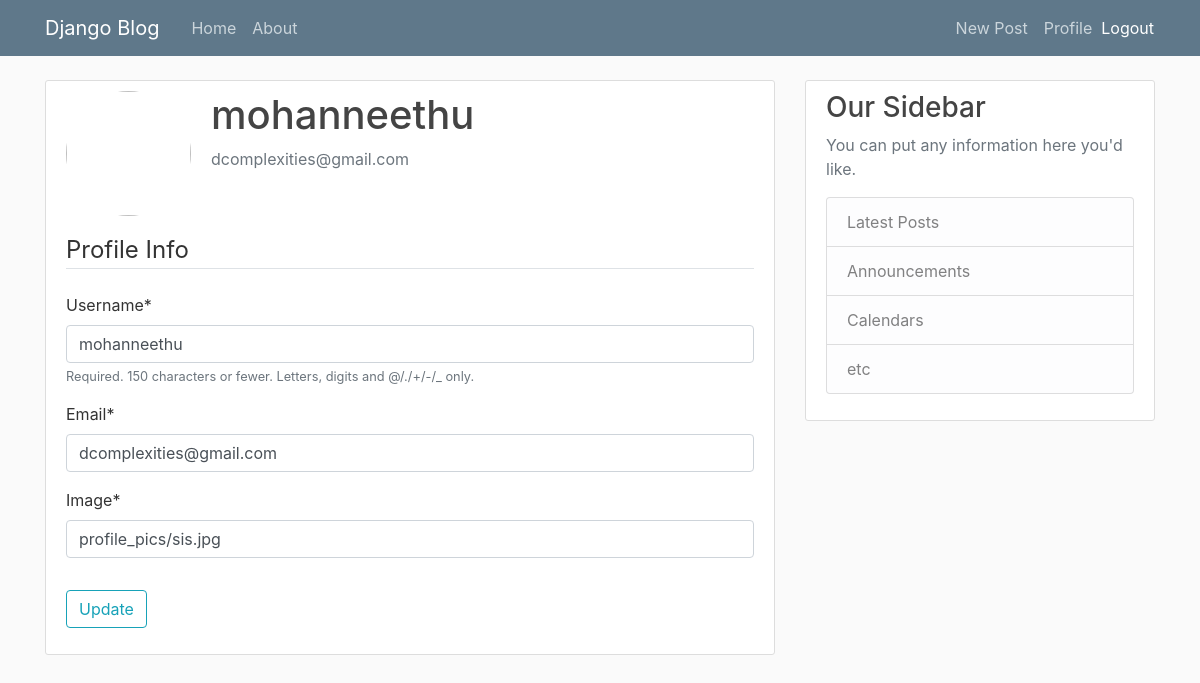
/profile/ (signed in), run on an earlier commit of the app's database.
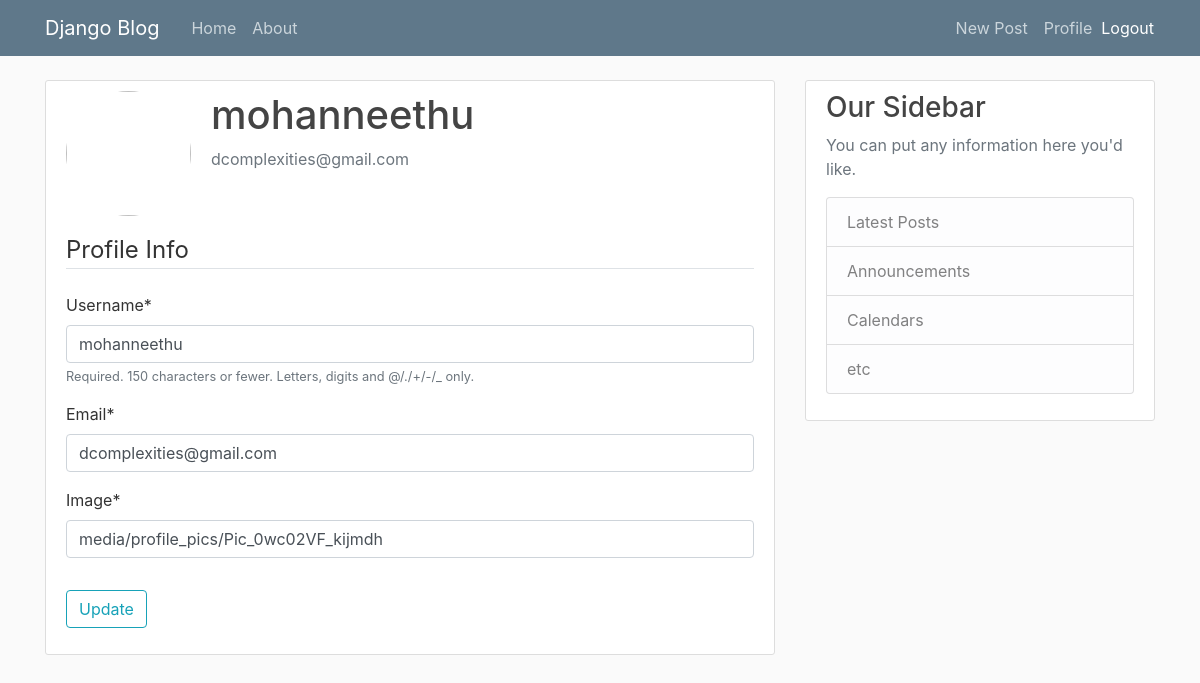
And on a later commit of the database.
### users/models.py (models this page shows, shortened)
class Profile(models.Model):
    user = models.OneToOneField(User, on_delete=models.CASCADE)
    image = CloudinaryField('image', default='media/default_nhoexz.jpg')

### users/views.py (the view)
# urls.py: path('profile/', user_views.profile, name='profile'),
@login_required
def profile(request):
    if request.method == 'POST':
        u_form = UserUpdateForm(request.POST, instance=request.user)
        p_form = ProfileUpdateForm(request.POST,
                                   request.FILES,
                                   instance=request.user.profile)
        if u_form.is_valid() and p_form.is_valid():
            u_form.save()
            p_form.save()
            messages.success(request, f'Your account has been updated!')
            return redirect('profile')
    else:
        u_form = UserUpdateForm(instance=request.user)
        p_form = ProfileUpdateForm(instance=request.user.profile)
    context = {
        'u_form': u_form,
        'p_form': p_form
    }
    return render(request, 'users/profile.html', context)

### users/forms.py
class UserUpdateForm(forms.ModelForm):
    email = forms.EmailField()
    class Meta:
        model = User
        fields = ['username', 'email']

class ProfileUpdateForm(forms.ModelForm):
    class Meta:
        model = Profile
        fields = ['image']

### users/templates/users/profile.html (shortened to what this page needs)
{% extends "blog/base.html" %}
{% load crispy_forms_tags %}
{% block content %}
    <div class="content-section">
      <div class="media">
        <img class="rounded-circle account-img" src="{{ user.profile.image.url }}">
        <div class="media-body">
          <h2 class="account-heading">{{ user.username }}</h2>
          <p class="text-secondary">{{ user.email }}</p>
        </div>
      </div>
      <form method="POST" enctype="multipart/form-data">
          <fieldset class="form-group">
              <legend class="border-bottom mb-4">Profile Info</legend>
              {{ u_form|crispy }}
              {{ p_form|crispy }}
          </fieldset>
          <div class="form-group">
              <button class="btn btn-outline-info" type="submit">Update</button>
          </div>
      </form>
    </div>
{% endblock content %}

### blog/templates/blog/base.html (shortened to what this page needs)
{% load static %}
<!DOCTYPE html>
<html>
<head>
    <link rel="stylesheet" href="https://maxcdn.bootstrapcdn.com/bootstrap/4.0.0/css/bootstrap.min.css">
    <link rel="stylesheet" type="text/css" href="{% static 'blog/main.css' %}">
</head>
<body>
    <header class="site-header">
      <nav class="navbar navbar-expand-md navbar-dark bg-steel fixed-top">
        <div class="container">
          <a class="navbar-brand mr-4" href="{% url 'blog-home' %}">Django Blog</a>
          <div class="collapse navbar-collapse" id="navbarToggle">
            <div class="navbar-nav mr-auto">
              <a class="nav-item nav-link" href="{% url 'blog-home' %}">Home</a>
              <a class="nav-item nav-link" href="{% url 'blog-about' %}">About</a>
            </div>
            <div class="navbar-nav">
{% if user.is_authenticated %}
  <div class="nav-item d-flex align-items-center">
    <a class="nav-link" href="{% url 'post-create' %}">New Post</a>
    <a class="nav-link" href="{% url 'profile' %}">Profile</a>
    <form method="POST" action="{% url 'logout' %}" class="m-0 p-0" style="display: inline;">
      <button type="submit" class="nav-link btn btn-link m-0 p-0"
              style="color: #fff; text-decoration: none;">
        Logout
      </button>
    </form>
  </div>
{% else %}
  <a class="nav-item nav-link" href="{% url 'login' %}">Login</a>
  <a class="nav-item nav-link" href="{% url 'register' %}">Register</a>
{% endif %}
            </div>
          </div>
        </div>
      </nav>
    </header>
    <main role="main" class="container">
      <div class="row">
        <div class="col-md-8">
          {% block content %}{% endblock %}
        </div>
        <div class="col-md-4">
          <div class="content-section">
            <h3>Our Sidebar</h3>
            <p class='text-muted'>You can put any information here you'd like.
              <ul class="list-group">
                <li class="list-group-item list-group-item-light">Latest Posts</li>
                <li class="list-group-item list-group-item-light">Announcements</li>
                <li class="list-group-item list-group-item-light">Calendars</li>
                <li class="list-group-item list-group-item-light">etc</li>
              </ul>
            </p>
          </div>
        </div>
      </div>
    </main>
</body>
</html>

### blog/static/blog/main.css (style rules this page uses)
body { background: #fafafa; color: #333333; margin-top: 5rem; }
h1, h2, h3, h4, h5, h6 { color: #444444; }
ul { margin: 0; }
.bg-steel { background-color: #5f788a; }
.site-header .navbar-nav .nav-link { color: #cbd5db; }
.content-section { background: #ffffff; padding: 10px 20px; border: 1px solid #dddddd; border-radius: 3px; margin-bottom: 20px; }
.account-img { height: 125px; width: 125px; margin-right: 20px; margin-bottom: 16px; }
.account-heading { font-size: 2.5rem; }

What changed in the data, as far as the page shows it:
changed Profile: image "profile_pics/sis.jpg" → "media/profile_pics/Pic_0wc02VF_kijmdh"
